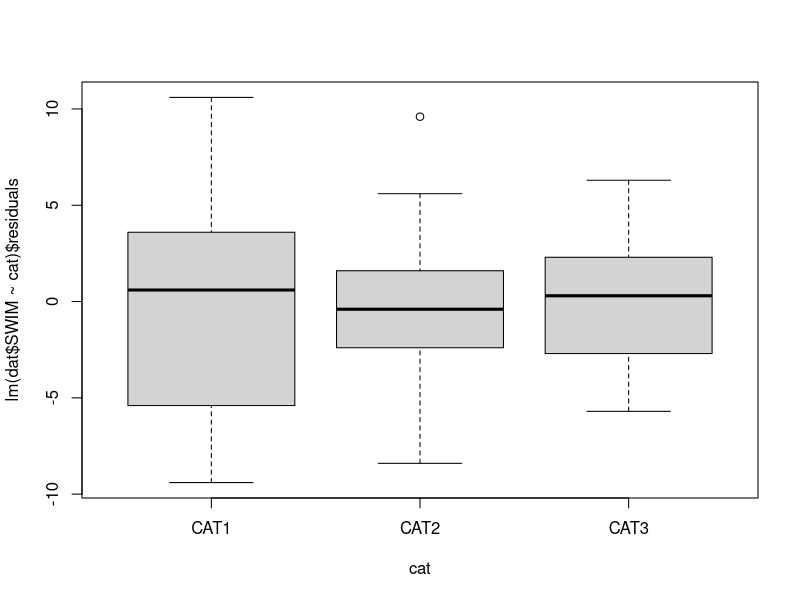
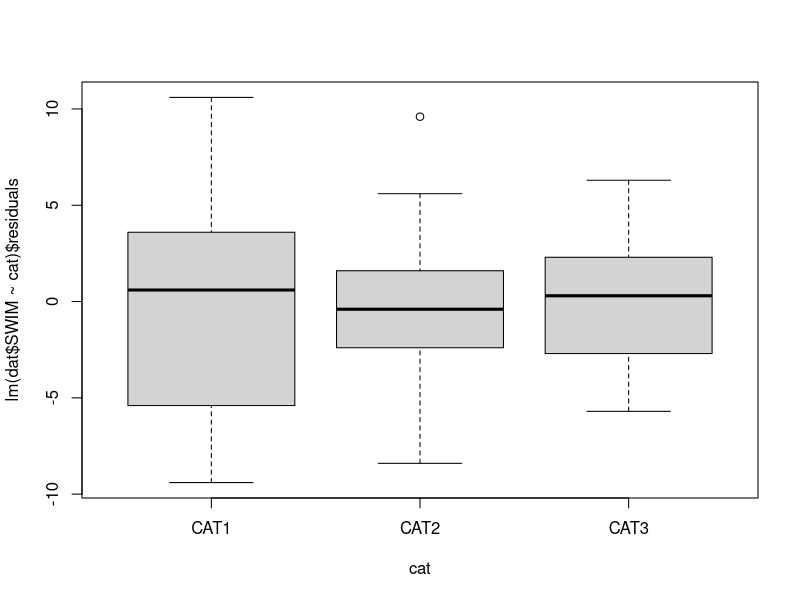
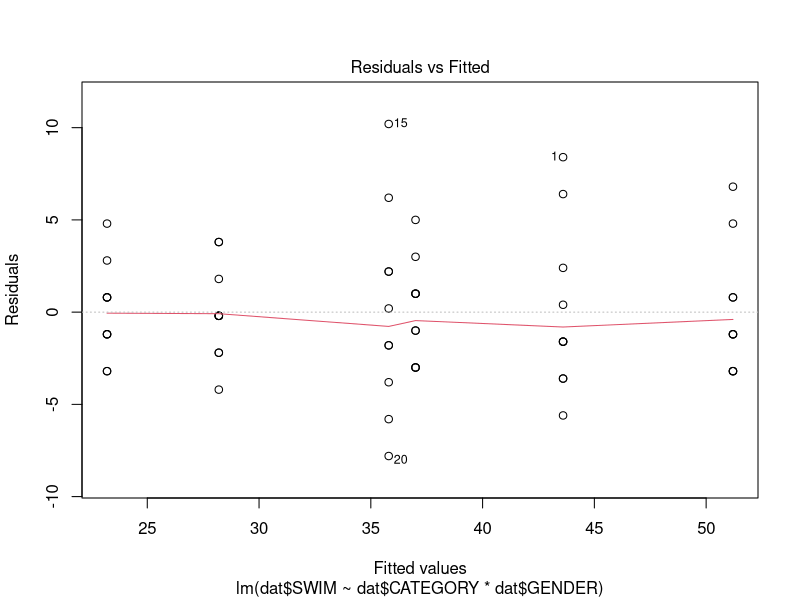
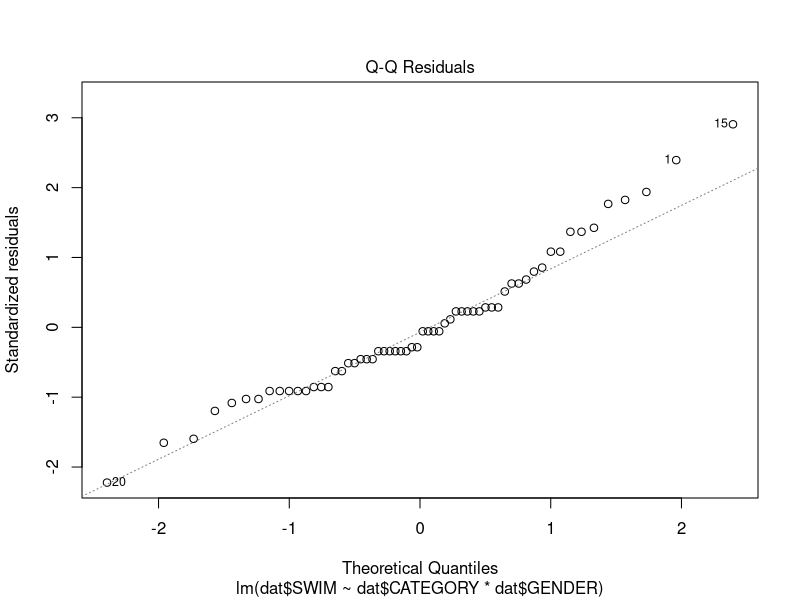
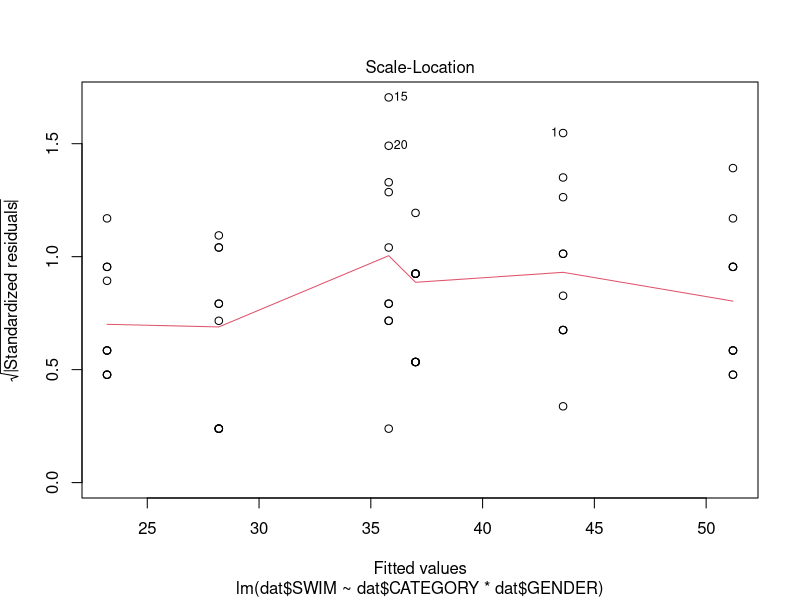
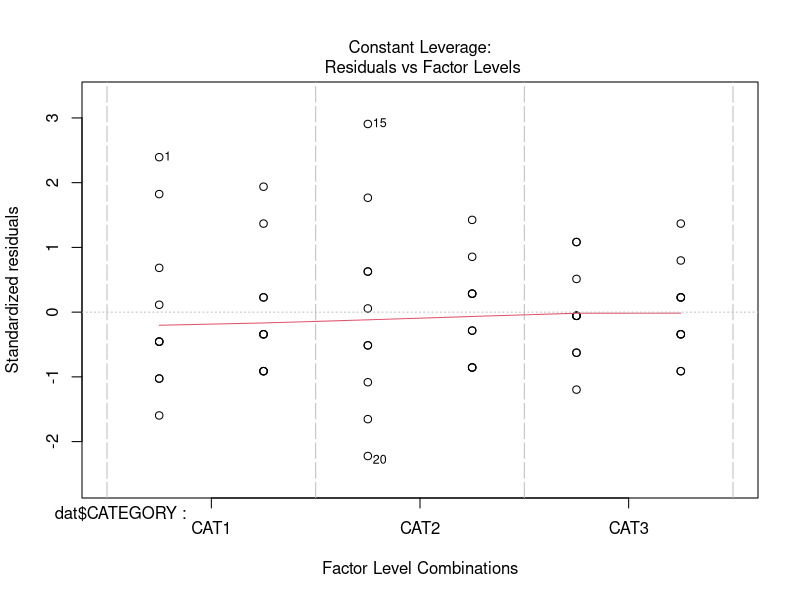
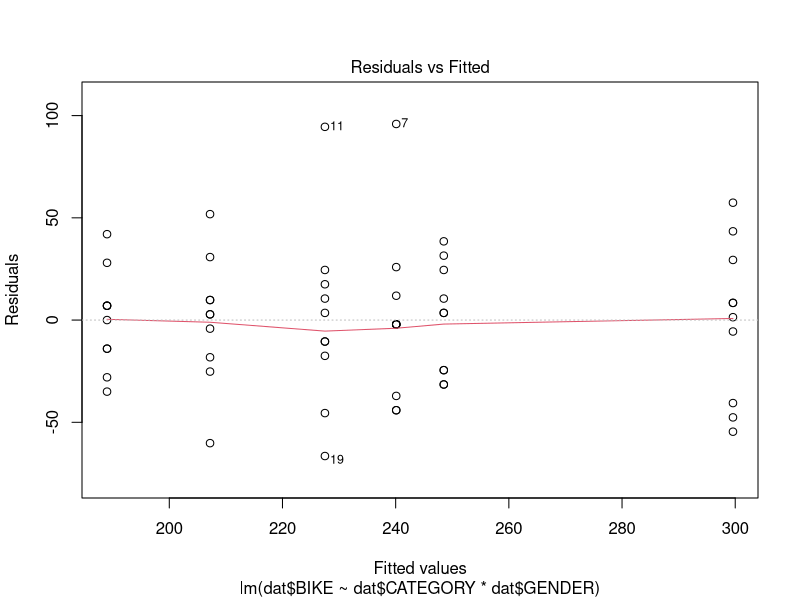
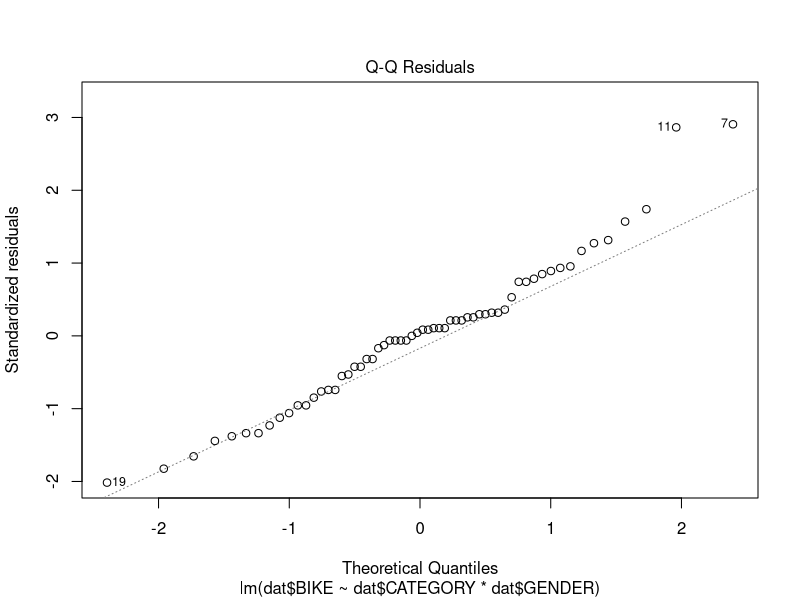

These charts were generated, in order, by the following R code:
## ---- chunk 1
getwd()

setwd("/Users/meron/Desktop/MTB/Tutorial/11")

dat <- read.csv("triathlon.csv")

attach(dat)
## ---- chunk 2
head(dat)
## ---- chunk 3
summary(dat)
## ---- chunk 4
gender <- as.factor(dat[,1])
cat <- as.factor(dat[,2])
times <- as.matrix(dat[,3:5])
## ---- chunk 5
SWIMresCAT=lm(dat$SWIM~CATEGORY)$residuals

BIKEresCAT=lm(dat$BIKE~CATEGORY)$residuals

RUNresCAT=lm(dat$RUN~CATEGORY)$residuals

SWIMresGEN=lm(dat$SWIM~GENDER)$residuals

BIKEresGEN=lm(dat$BIKE~GENDER)$residuals

RUNresGEN=lm(dat$RUN~GENDER)$residuals
## ---- chunk 6
shapiro.test(SWIMresCAT)

shapiro.test(BIKEresCAT)

shapiro.test(RUNresCAT)

shapiro.test(SWIMresGEN)

shapiro.test(BIKEresGEN)

shapiro.test(RUNresGEN)
## ---- chunk 7
boxplot(lm(dat$SWIM~cat)$residuals~cat) # For CATEGORY 
boxplot(lm(dat$SWIM~cat)$residuals~cat) # For GENDER
## ---- chunk 8
bartlett.test(SWIMresCAT~cat)

bartlett.test(BIKEresCAT~cat)

bartlett.test(RUNresCAT~cat)

bartlett.test(SWIMresGEN~gender)

bartlett.test(BIKEresGEN~gender)

bartlett.test(RUNresGEN~gender)
## ---- chunk 9
plot(lm(dat$SWIM~dat$CATEGORY*dat$GENDER))

plot(lm(dat$BIKE~dat$CATEGORY*dat$GENDER))

plot(lm(dat$RUN~dat$CATEGORY*dat$GENDER))
## ---- chunk 10
output <- manova(times~gender*cat)

summary.aov(output)
## ---- chunk 11
summary(output, test="Wilks")

summary(output, test="Pillai")

summary(output, test="Hotelling")
